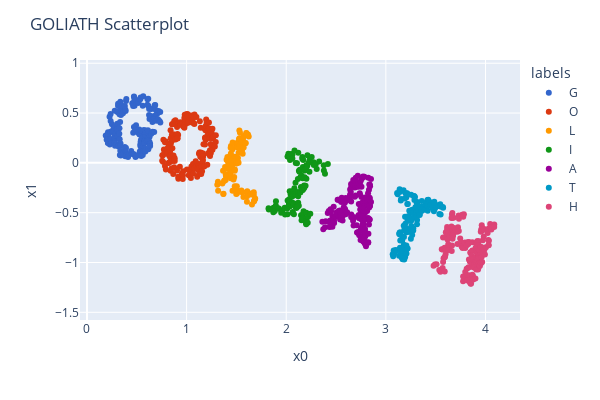

Notebook code cell kept with this figure:
### Code cell
# Rotate the data points by -20 degrees
df1 = rotate(df, -20)

# Plot the rotated data points
plot_GOLIATH(df1)
